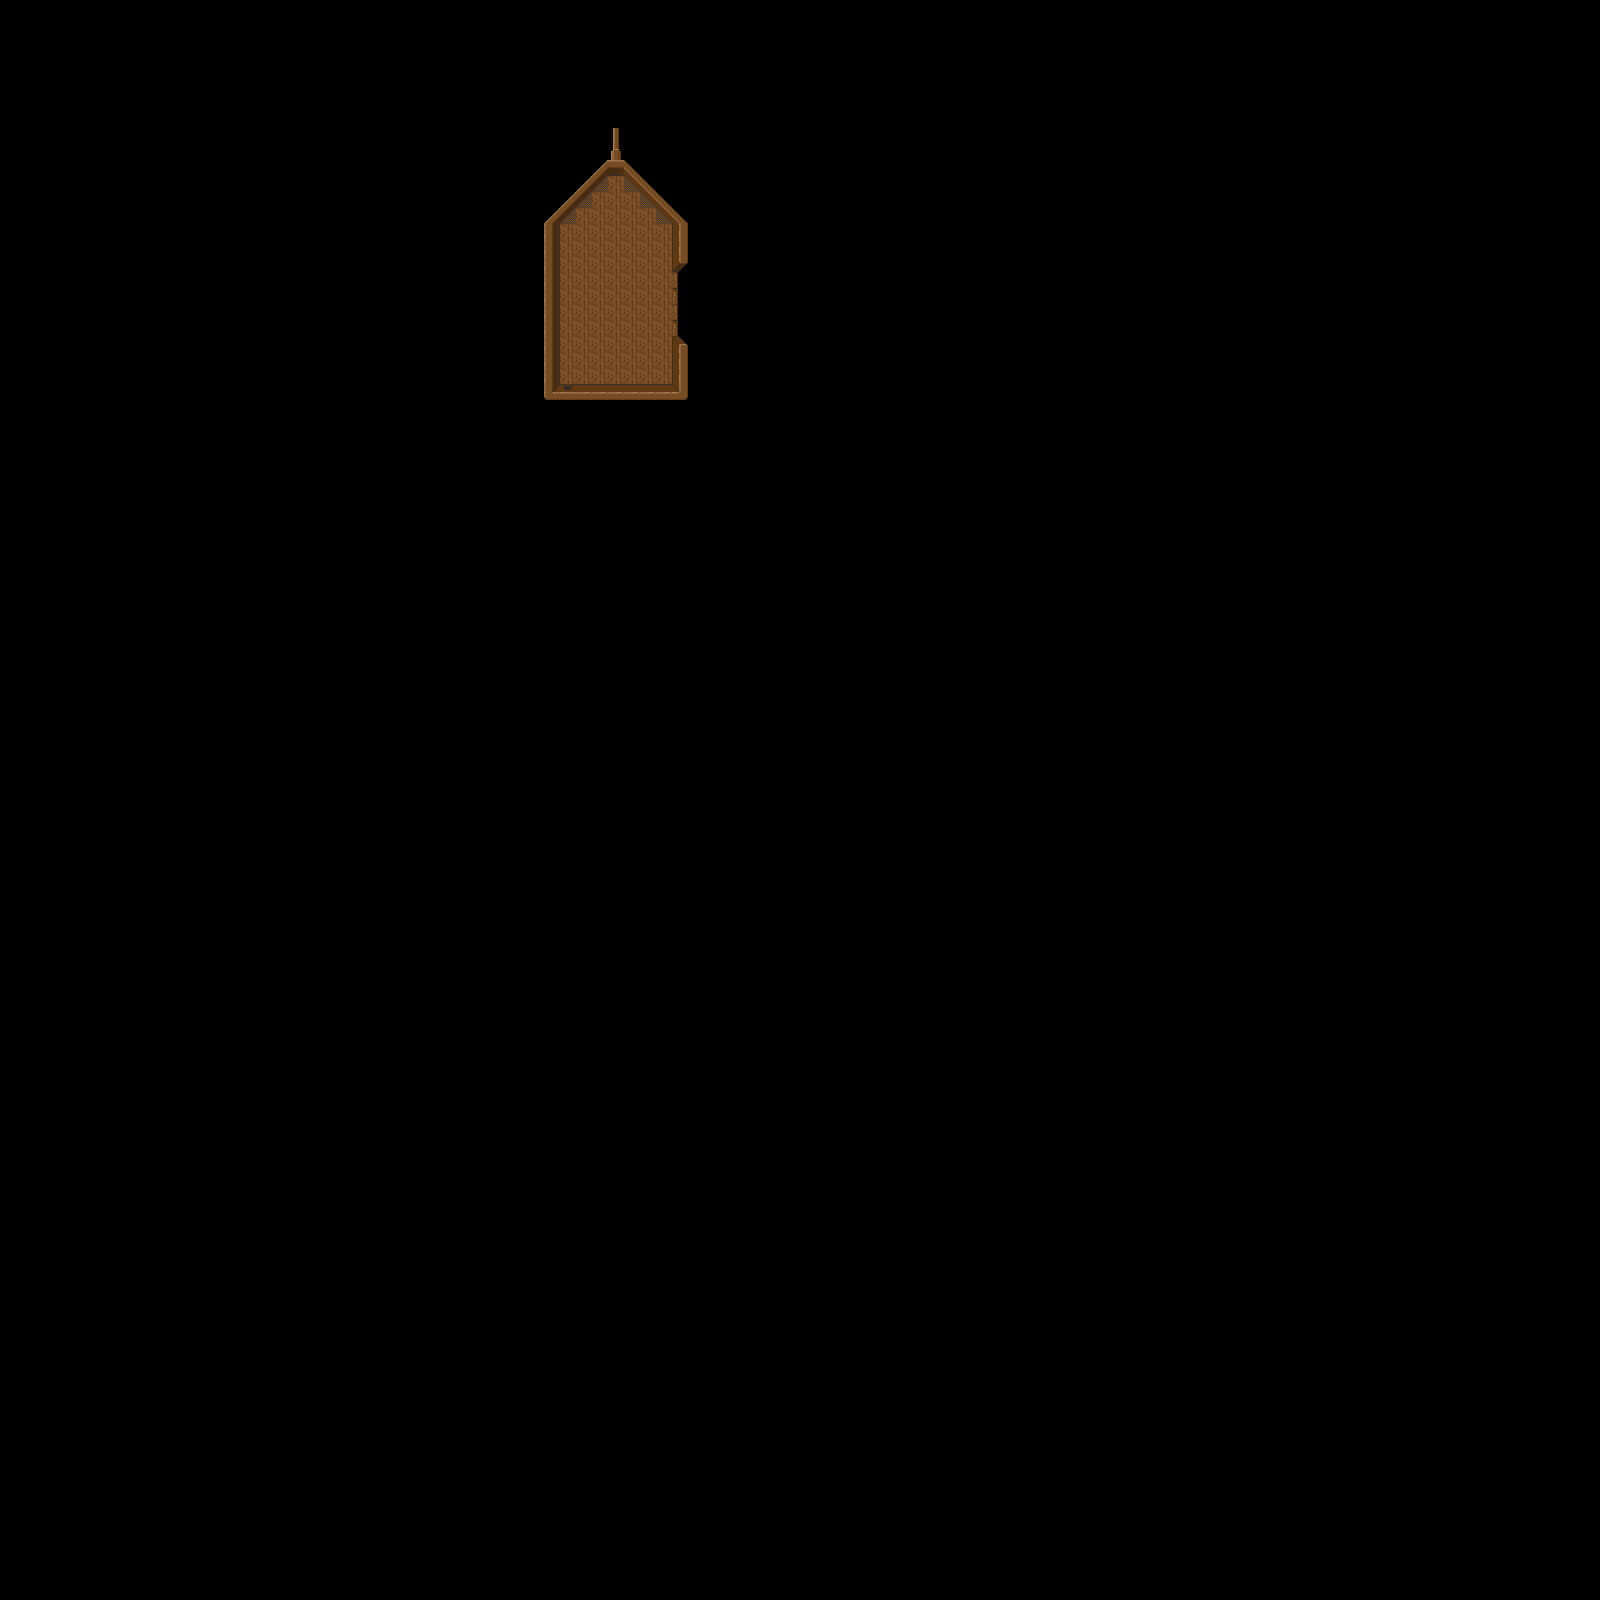

A 2D game scene composited from a Tiled map and its tileset images. What follows is a short description and the map's XML, with each tile layer's data collapsed to a summary:
An orthogonal 100x100 tile map with 16x16 px tiles, 2 tile layers (Boat, TrashZone), 1 hidden layer not drawn, 3 tilesets and 10 objects (a, b, c, d, e, ...).

<map version="1.2" tiledversion="1.2.1" orientation="orthogonal" renderorder="right-down" width="100" height="100" tilewidth="16" tileheight="16" infinite="0" nextlayerid="6" nextobjectid="27">
 <tileset firstgid="1" source="../WoodenTiles2.tsx" />
 <tileset firstgid="217" source="../water.tsx" />
 <tileset firstgid="241" source="../Cargo.tsx" />
 <layer id="1" name="Water" width="100" height="100" visible="0">
  <data>[10000 cells, 332 non-empty, 2 distinct tile ids]</data>
 </layer>
 <layer id="3" name="Boat" width="100" height="100">
  <data>[10000 cells, 121 non-empty, 16 distinct tile ids]</data>
 </layer>
 <layer id="4" name="TrashZone" width="100" height="100">
  <data>[10000 cells, 4 non-empty, 2 distinct tile ids]</data>
 </layer>
 <objectgroup id="2" name="Cargo">
  <properties>
   <property name="star1" type="int" value="10" />
   <property name="star2" type="int" value="15" />
   <property name="star3" type="int" value="20" />
  </properties>
  <object id="19" name="a" gid="263" x="596" y="209.333" width="48" height="16" />
  <object id="20" name="b" gid="247" x="608" y="241" width="48" height="32">
   <properties>
    <property name="bonus" type="bool" value="true" />
    <property name="bonus_description" value="Tiger Statues" />
   </properties>
  </object>
  <object id="21" name="c" gid="258" x="577" y="256.667" width="32" height="32" />
  <object id="22" name="d" gid="262" x="653.333" y="256" width="16" height="16">
   <properties>
    <property name="infectable" type="bool" value="true" />
   </properties>
  </object>
  <object id="23" name="e" gid="261" x="626.333" y="267.333" width="16" height="16" />
  <object id="26" name="e2" gid="278" x="505.667" y="245.333" width="16" height="16" />
  <object id="24" name="f" gid="272" x="560.333" y="276" width="48" height="32" />
  <object id="25" name="g" gid="248" x="628.333" y="381.667" width="48" height="32" />
 </objectgroup>
 <objectgroup id="5" name="KeyItems">
  <properties>
   <property name="tutorial" type="bool" value="true" />
  </properties>
  <object id="12" name="drop_zone0" x="592.333" y="282" width="48" height="48">
   <properties>
    <property name="craneleft" type="bool" value="true" />
   </properties>
  </object>
  <object id="13" name="center" x="616.333" y="303.667">
   <point />
  </object>
 </objectgroup>
</map>
